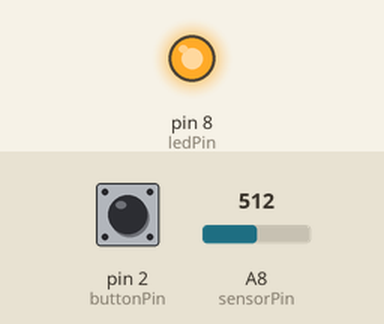
This sketch was run on a simulated Arduino Mega 2560, built with avr-gcc and run on an emulated ATmega2560. On the bench: output pins drawn as LEDs (lit = HIGH). The test bench sets the inputs (shaded band); at power-on: pin 2 (buttonPin) HIGH, A8 (sensorPin) = 512. What the sketch prints to the serial monitor is not drawn.

Above: at 0.2 s.
Timing chart, 0 to 1.7 s (numbered marks = the images above):
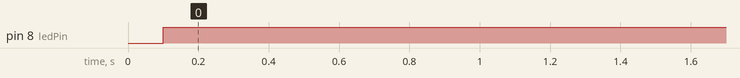

The sketch:

ProyectoSainChoque.ino
```cpp
//Boton
const int buttonPin = 2;
const int ledPin =  8;
const int sensorPin =A8;

int sensorValue = 0;
int buttonState = 0;

void setup() {
  Serial.begin(9600);
  pinMode(ledPin, OUTPUT);
  pinMode(buttonPin, INPUT);
}

void loop() {
  sensorValue = analogRead(sensorPin);
  buttonState = digitalRead(buttonPin);
  Serial.print("#");
  Serial.print(sensorValue);
  Serial.print("\n");
  delay(100);


  if ((buttonState == LOW ) && (sensorValue >= 570)) {
    digitalWrite(ledPin, LOW);
    } else if ((sensorValue <1024 ) && (buttonState == HIGH )){
    digitalWrite(ledPin, HIGH);
  }
  else if ((sensorValue <= 570 ) && (buttonState == LOW )){
    digitalWrite(ledPin,HIGH);
    delay(3576);
  }
}
```

Measured:
- by itself, pin 8 (ledPin): LOW → HIGH at 0.10 s
